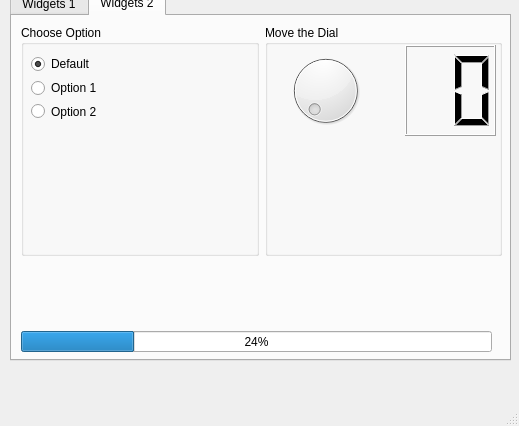
<?xml version="1.0" encoding="UTF-8"?>
<ui version="4.0">
 <class>MainWindow</class>
 <widget class="QMainWindow" name="MainWindow">
  <property name="geometry">
   <rect>
    <x>0</x>
    <y>0</y>
    <width>519</width>
    <height>426</height>
   </rect>
  </property>
  <property name="windowTitle">
   <string>MainWindow</string>
  </property>
  <widget class="QWidget" name="centralwidget">
   <widget class="QTabWidget" name="tabWidget">
    <property name="geometry">
     <rect>
      <x>10</x>
      <y>-10</y>
      <width>501</width>
      <height>371</height>
     </rect>
    </property>
    <property name="currentIndex">
     <number>1</number>
    </property>
    <widget class="QWidget" name="tab">
     <attribute name="title">
      <string>Widgets 1</string>
     </attribute>
     <widget class="QWidget" name="verticalLayoutWidget">
      <property name="geometry">
       <rect>
        <x>10</x>
        <y>10</y>
        <width>481</width>
        <height>331</height>
       </rect>
      </property>
      <layout class="QVBoxLayout" name="verticalLayout">
       <item>
        <widget class="QTabWidget" name="tabWidget_2">
         <property name="currentIndex">
          <number>1</number>
         </property>
         <widget class="QWidget" name="tab_3">
          <attribute name="title">
           <string>Tree</string>
          </attribute>
          <widget class="QWidget" name="verticalLayoutWidget_2">
           <property name="geometry">
            <rect>
             <x>0</x>
             <y>0</y>
             <width>471</width>
             <height>301</height>
            </rect>
           </property>
           <layout class="QVBoxLayout" name="verticalLayout_2">
            <item>
             <widget class="QTreeWidget" name="treeWidget">
              <column>
               <property name="text">
                <string>Header 1</string>
               </property>
              </column>
              <column>
               <property name="text">
                <string>New Column</string>
               </property>
              </column>
             </widget>
            </item>
           </layout>
          </widget>
         </widget>
         <widget class="QWidget" name="tab_4">
          <attribute name="title">
           <string>Calendar</string>
          </attribute>
          <widget class="QDateEdit" name="dateEdit">
           <property name="geometry">
            <rect>
             <x>10</x>
             <y>10</y>
             <width>451</width>
             <height>22</height>
            </rect>
           </property>
           <property name="alignment">
            <set>Qt::AlignCenter</set>
           </property>
          </widget>
          <widget class="QCalendarWidget" name="calendarWidget">
           <property name="geometry">
            <rect>
             <x>10</x>
             <y>40</y>
             <width>451</width>
             <height>251</height>
            </rect>
           </property>
          </widget>
         </widget>
        </widget>
       </item>
      </layout>
     </widget>
    </widget>
    <widget class="QWidget" name="tab_2">
     <attribute name="title">
      <string>Widgets 2</string>
     </attribute>
     <widget class="QProgressBar" name="progressBar">
      <property name="geometry">
       <rect>
        <x>9</x>
        <y>315</y>
        <width>471</width>
        <height>21</height>
       </rect>
      </property>
      <property name="value">
       <number>24</number>
      </property>
     </widget>
     <widget class="QWidget" name="">
      <property name="geometry">
       <rect>
        <x>9</x>
        <y>9</y>
        <width>481</width>
        <height>231</height>
       </rect>
      </property>
      <layout class="QHBoxLayout" name="horizontalLayout">
       <item>
        <widget class="QGroupBox" name="groupBox">
         <property name="title">
          <string>Choose Option</string>
         </property>
         <widget class="QWidget" name="layoutWidget">
          <property name="geometry">
           <rect>
            <x>10</x>
            <y>30</y>
            <width>84</width>
            <height>65</height>
           </rect>
          </property>
          <layout class="QVBoxLayout" name="verticalLayout_3">
           <item>
            <widget class="QRadioButton" name="radioButton">
             <property name="text">
              <string>Default</string>
             </property>
             <property name="checked">
              <bool>true</bool>
             </property>
            </widget>
           </item>
           <item>
            <widget class="QRadioButton" name="radioButton_2">
             <property name="text">
              <string>Option 1</string>
             </property>
            </widget>
           </item>
           <item>
            <widget class="QRadioButton" name="radioButton_3">
             <property name="statusTip">
              <string>This is Option 2</string>
             </property>
             <property name="text">
              <string>Option 2</string>
             </property>
            </widget>
           </item>
          </layout>
         </widget>
        </widget>
       </item>
       <item>
        <widget class="QGroupBox" name="groupBox_2">
         <property name="title">
          <string>Move the Dial</string>
         </property>
         <widget class="QDial" name="dial">
          <property name="geometry">
           <rect>
            <x>20</x>
            <y>20</y>
            <width>81</width>
            <height>91</height>
           </rect>
          </property>
         </widget>
         <widget class="QLCDNumber" name="lcdNumber">
          <property name="geometry">
           <rect>
            <x>140</x>
            <y>20</y>
            <width>91</width>
            <height>91</height>
           </rect>
          </property>
          <property name="digitCount">
           <number>2</number>
          </property>
         </widget>
        </widget>
       </item>
      </layout>
     </widget>
    </widget>
   </widget>
  </widget>
  <widget class="QMenuBar" name="menubar">
   <property name="geometry">
    <rect>
     <x>0</x>
     <y>0</y>
     <width>519</width>
     <height>21</height>
    </rect>
   </property>
  </widget>
  <widget class="QStatusBar" name="statusbar"/>
 </widget>
 <resources/>
 <connections/>
</ui>
